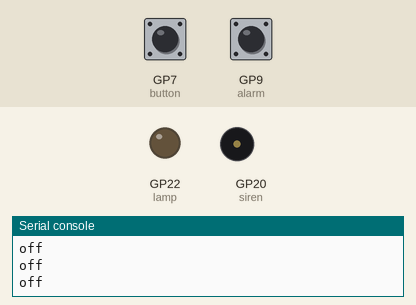
Recording of a program running on a simulated Raspberry Pi Pico running MicroPython. Shown: output pins drawn as LEDs (lit = HIGH), buzzer (waves = sounding, pin HIGH), the last lines printed to the serial console. Dashed ring = blinking. The test bench sets the inputs (shaded band); at power-on: GP9 (alarm) HIGH, GP7 (button) HIGH.

Above: at 1.2 s.
1.3 s: GP9 (alarm) pulled LOW for 0.15 s
At 2.8 s:
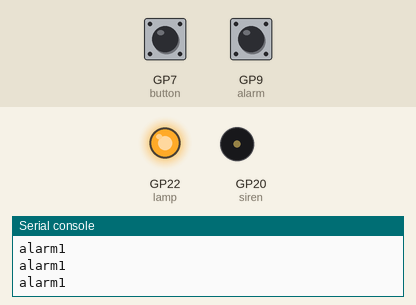
3.1 s: GP7 (button) pulled LOW for 0.15 s
At 4.5 s:
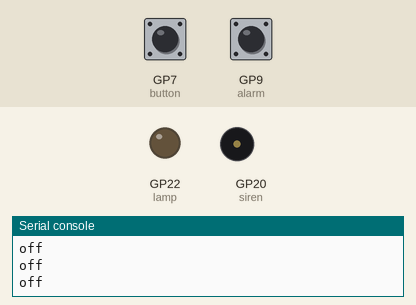
4.8 s: GP9 (alarm) pulled LOW for 1 s
At 5.4 s:
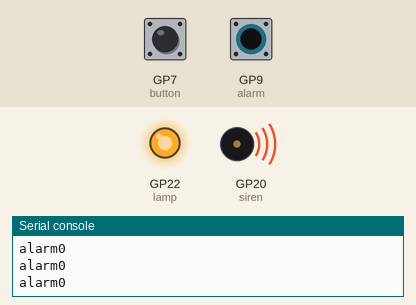
7.5 s: GP7 (button) driven LOW and GP9 (alarm) driven LOW
At 8.18 s:
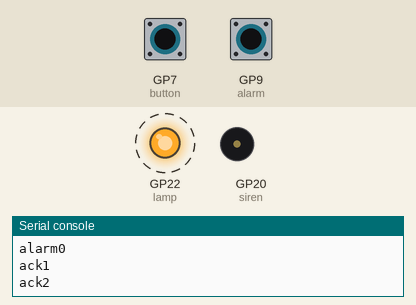
Timing chart, 0 to 11.5 s (numbered marks = the images above; inputs shaded):
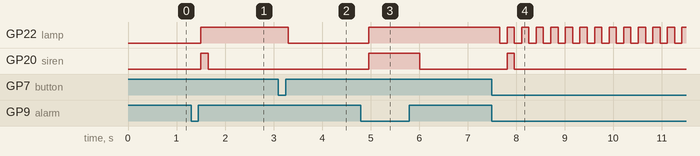

The program:

07_12__Alarm_system.py
```python
from machine import Pin
import time

#Outputs:
siren = Pin(20, Pin.OUT)
lamp = Pin(22, Pin.OUT)
#Inputs:
button = Pin(7, Pin.IN, Pin.PULL_UP)
alarm = Pin(9, Pin.IN, Pin.PULL_UP)

class ASM:
    def __init__(self, name, clkprd):
        self.name = name
        self.state = self.off
        self.delay = clkprd

    def run(self):
        self.state()
        time.sleep(self.delay)

    def off(self):
        print("off")
        siren.value(0)
        lamp.value(0)
        if alarm.value() == 0:
            print("alarm on")
            self.state = self.alarm0
        else:
            self.state = self.off

    def alarm0(self):
        print("alarm0")
        siren.value(1)
        lamp.value(1)
        if alarm.value()==0 and button.value()==1:
            self.state = self.alarm0
        elif alarm.value()==0 and button.value()==0:
            self.state = self.ack1
        else:
            self.state = self.alarm1

    def alarm1(self):
        print("alarm1")
        siren.value(0)
        lamp.value(1)
        if button.value()==0:
            self.state = self.off
        else:
            self.state = self.alarm1

    def ack1(self):
        print("ack1")
        siren.value(0)
        lamp.value(0)
        if alarm.value()==0:
            self.state = self.ack2
        else:
            self.state = self.off

    def ack2(self):
        print("ack2")
        siren.value(0)
        lamp.value(1)
        self.state = self.ack1

#Main program:
alarmsystem = ASM("Alarm system", 0.15)
while True:
    alarmsystem.run()
```

Measured:
- after the input at 1.3 s, GP22 (lamp): LOW → HIGH after 0.20 s; GP20 (siren): LOW → HIGH after 0.20 s, → LOW 0.15 s later
- after the input at 3.1 s, GP22 (lamp): HIGH → LOW after 0.21 s
- after the input at 4.8 s, GP22 (lamp): LOW → HIGH after 0.16 s; GP20 (siren): LOW → HIGH after 0.16 s, → LOW 1.1 s later
- after the input at 7.5 s, GP22 (lamp): alternates HIGH for 0.15 s and LOW for 0.15 s, starting after 0.16 s; GP20 (siren): LOW → HIGH after 0.31 s, → LOW 0.15 s later
